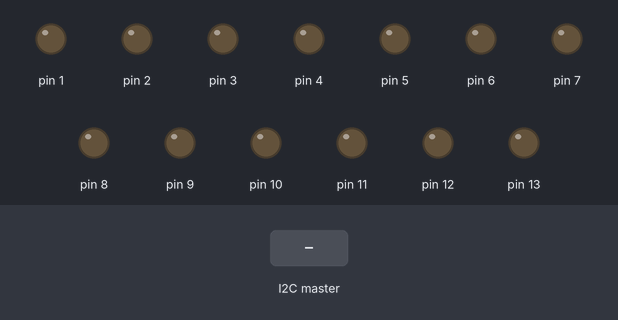
Simulated run of this sketch. Board: Arduino Uno, built with avr-gcc and run on an emulated ATmega328P. Parts: output pins drawn as LEDs (lit = HIGH). The inputs (shaded band) are chosen by the test bench.

Above: at 1.2 s.
1.3 s: the I2C master sends the byte 1
At 2.5 s:
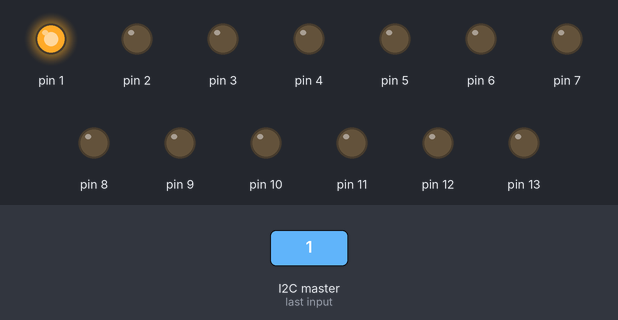
2.8 s: the I2C master sends the byte 1
At 3.6 s:
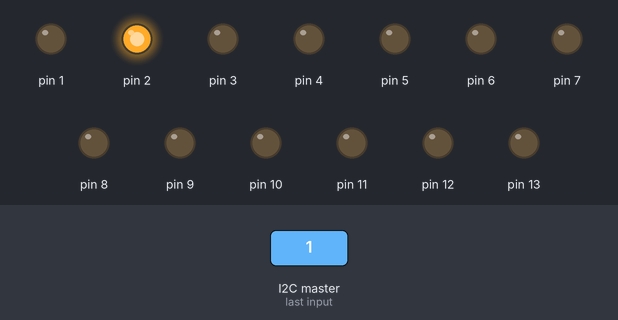
Timing chart, 0 to 5.8 s (numbered marks = the images above; inputs shaded):
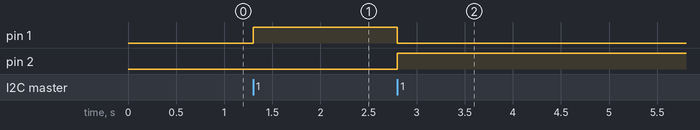

Measured:
- after the input at 1.3 s, pin 1: LOW → HIGH at once
- after the input at 2.8 s, pin 1: HIGH → LOW at once; pin 2: LOW → HIGH at once

The sketch:

CSC413_A2_Secondary.ino
```cpp
/*
 * CSC 413 Assignment 2
 * Code for Secondary Arduino
 * Written by Amanda Anderson
 * October 28, 2024
 */
/********/
#include <Wire.h>

int currentLED = 0;
int eventValue = 0;

void setup() {
  // Define the LED pin as Output
  for (int i = 1; i < 14; i++) {
    pinMode(i, OUTPUT);
  }

  // Start the I2C Bus as Secondary on address 9
  Wire.begin(9);

  // Attach a function to trigger when something is received.
  Wire.onReceive(receiveEvent);
}

void receiveEvent(int bytes) {
  eventValue = Wire.read();    // read one character from the I2C
}

void loop() {
  //If value received is 1 turn on the next LED, and turn current off
  if (eventValue == 1) {
    digitalWrite(currentLED, LOW);
    currentLED = (currentLED++ % 13) + 1;
    digitalWrite(currentLED, HIGH);
    eventValue = 0;
  }
  if (eventValue == 3) {
    digitalWrite(currentLED, LOW);
    currentLED = 0;
    eventValue = 0;
  }
}
```
